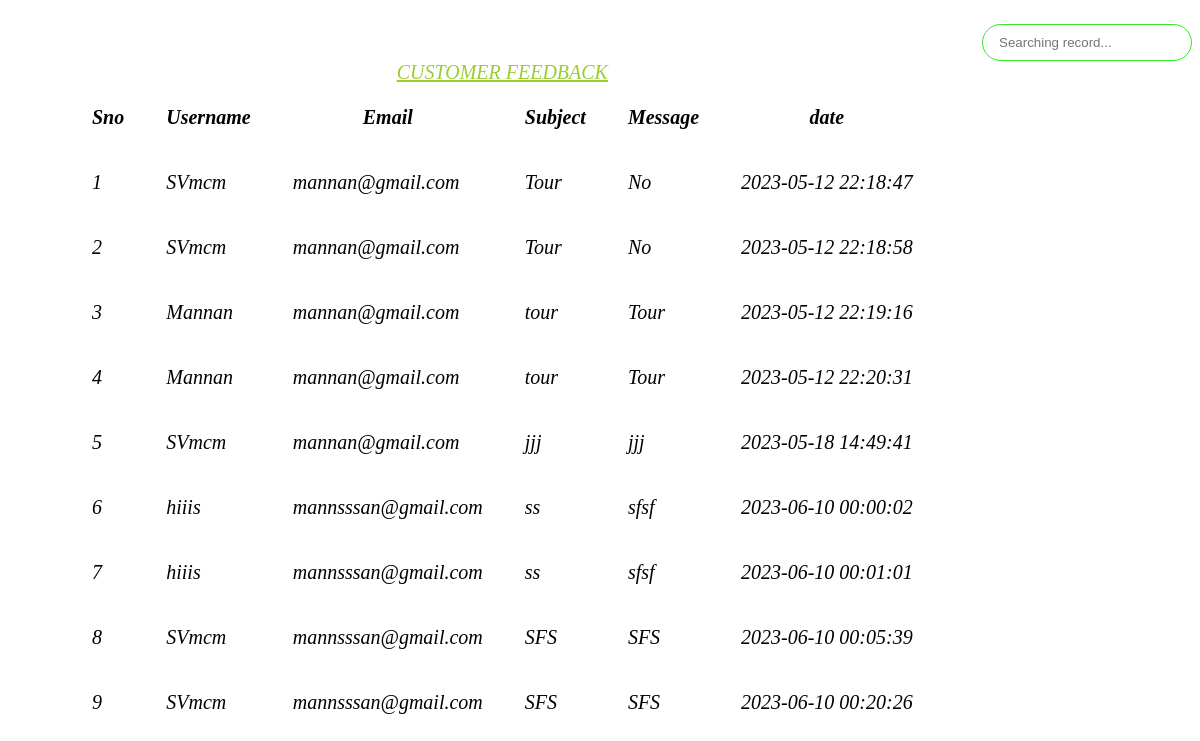
/customer.php, run on the app's committed database.
### tables this page shows
CREATE TABLE `message` (
  `sno` int(2) NOT NULL,
  `name` text NOT NULL,
  `email` varchar(50) NOT NULL,
  `subject` varchar(50) NOT NULL,
  `message` varchar(50) NOT NULL,
  `dt` datetime NOT NULL DEFAULT current_timestamp()
);

### customer.php (the view, shortened to what this page needs)
<?php
$server="localhost";
$username="root";
$password="";
$db="mannan";
$con = mysqli_connect($server,$username,$password,$db);
?>
<!DOCTYPE html>
<html lang="en">
<head>
    <link rel="stylesheet" href="../admin/style.css">
</head>
<body>
    <div class="container">
    <form>
            <i class="fa fa-search">
                <input type="text" id="search-items" placeholder="Searching record..." onkeyup="search()">
        </form>
        <table id="td">
        <thead>
            <caption>CUSTOMER FEEDBACK</caption>
            <tr>
                <th id="th">Sno</th>
                <th id="th">Username</th>
                <th id="th">Email</th>
                <th id="th">Subject</th>
                <th id="th">Message</th>
                <th id="th">date</th>
            </tr>
        </thead>
        <tbody>
            <?php
            $query ="SELECT * FROM `message`";
            $query_run = mysqli_query($con,$query);
            if(mysqli_num_rows($query_run) > 0){
                foreach($query_run as $row){
                ?>
                    <tr>
                         <td id="th"><?php  echo $row['sno'];?></td>
                         <td id="th"><?php  echo $row['name'];?></td>
                         <td id="th"><?php  echo $row['email'];?></td>
                         <td id="th"><?php  echo $row['subject'];?></td>
                         <td id="th"><?php  echo $row['message'];?></td>
                         <td id="th"><?php  echo $row['dt'];?></td>
                     </tr>
                 <?php
                }
            }
            ?>
        </table>
    </div>
</body>
</html>

### style.css (style rules this page uses)
#td { font-size: 20px; }
#th { padding: 20px; }
caption { text-decoration:underline; color:yellowgreen; }
.container { display: flex; justify-content: right; }
.container input { margin-top: 1rem; padding: 1rem; margin-left: 57rem; width: 11rem; height: 3px; border: 1px solid #33e726; border-radius: 48px; }

### data on the page
message: sno "1", name "SVmcm", email "mannan@gmail.com", subject "Tour", message "No", dt "2023-05-12 22:18:47"
message: sno "2", name "SVmcm", email "mannan@gmail.com", subject "Tour", message "No", dt "2023-05-12 22:18:58"
message: sno "3", name "Mannan", email "mannan@gmail.com", subject "tour", message "Tour", dt "2023-05-12 22:19:16"
message: sno "4", name "Mannan", email "mannan@gmail.com", subject "tour", message "Tour", dt "2023-05-12 22:20:31"
message: sno "5", name "SVmcm", email "mannan@gmail.com", subject "jjj", message "jjj", dt "2023-05-18 14:49:41"
message: sno "6", name "hiiis", email "mannsssan@gmail.com", subject "ss", message "sfsf", dt "2023-06-10 00:00:02"
message: sno "7", name "hiiis", email "mannsssan@gmail.com", subject "ss", message "sfsf", dt "2023-06-10 00:01:01"
message: sno "8", name "SVmcm", email "mannsssan@gmail.com", subject "SFS", message "SFS", dt "2023-06-10 00:05:39"
message: sno "9", name "SVmcm", email "mannsssan@gmail.com", subject "SFS", message "SFS", dt "2023-06-10 00:20:26"
